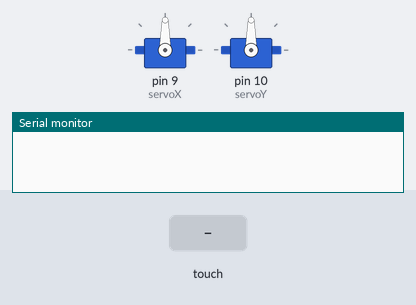
Simulated run of this sketch. Board: Arduino Uno, built with avr-gcc and run on an emulated ATmega328P. Shown: 2 × servo, the last lines printed to the serial monitor. The test bench sets the inputs (shaded band).

Above: at 1.2 s.
1.3 s: touch panel pressed at 38 % / 10 % of its raw x / y range
At 1.8 s:
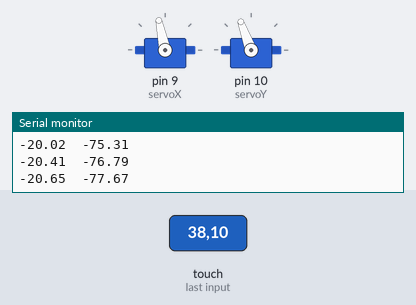
3.4 s: touch panel pressed at 62 % / 10 % of its raw x / y range
At 3.9 s:
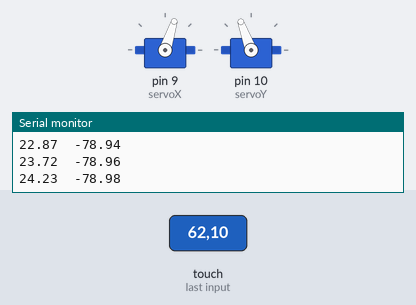
5.5 s: touch panel pressed at 13 % / 30 % of its raw x / y range
At 6.9 s:
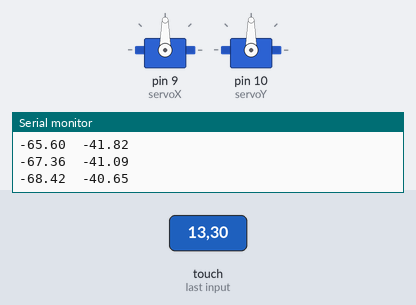
7.1 s: touch panel pressed at 38 % / 30 % of its raw x / y range
At 7.6 s:
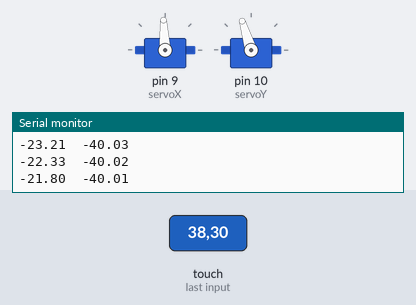
9.2 s: touch panel pressed at 13 % / 50 % of its raw x / y range
At 9.7 s:
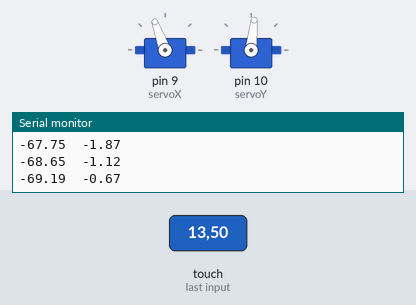
11.3 s: touch panel pressed at 38 % / 50 % of its raw x / y range
At 12.9 s:
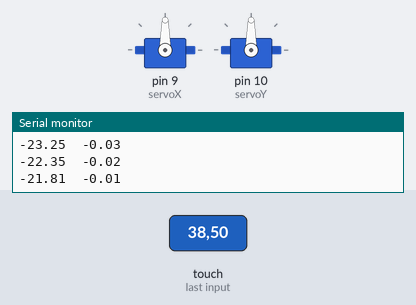
Timing chart, 0 to 13.9 s (numbered marks = the images above; inputs shaded):
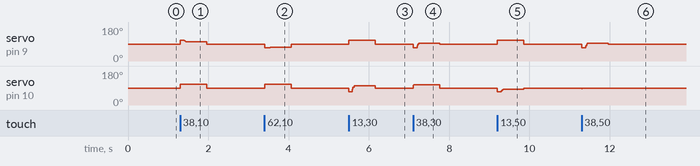

The sketch:

32_pid_ball_plate.ino
```cpp
/*
  المستوى المتطور — المشروع 2: نظام موازنة الكرة الذكي ثنائي المحور (PID Ball & Plate)
  كتاب: 38 مشروع في شهر — لؤي النصري (@robotlouay)

  المكتبة: "Adafruit TouchScreen"
  التوصيل (شاشة لمس مقاومة 4 أسلاك):
    Y+ → A1   X− → A2   X+ → Pin 7   Y− → Pin 6     (Y+ و X− يجب أن يكونا منافذ تماثلية)
    سيرفو المحور X → Pin 9    سيرفو المحور Y → Pin 10
    تغذية السيرفوهات: مصدر خارجي 5–6V + توحيد GND
  المعايرة: افتح Serial Monitor (115200)، حرّك الكرة إلى الحواف وسجّل أقل وأعلى قراءة
  لكل محور، ثم عدّل X_MIN..Y_MAX. بعدها اضبط Kp ثم Kd ثم Ki.
*/

#include <TouchScreen.h>
#include <Servo.h>

#define YP A1   // يجب أن يكون تماثلياً
#define XM A2   // يجب أن يكون تماثلياً
#define XP 7
#define YM 6
TouchScreen ts(XP, YP, XM, YM, 300);

Servo servoX, servoY;
const int X_CENTER_ANGLE = 90, Y_CENTER_ANGLE = 90;   // الزاوية التي يكون فيها اللوح مستوياً
const int TILT_LIMIT = 20;                            // أقصى ميلان ± درجة

const int X_MIN = 100, X_MAX = 920, Y_MIN = 90, Y_MAX = 930;   // حدود القراءة (بعد المعايرة)

// معاملات PID (نقطة بداية جيدة)
float Kp = 0.045, Ki = 0.0008, Kd = 0.025;

float setX = 0, setY = 0;              // الهدف: مركز اللوح (بالمليمتر النسبي)
float iX = 0, iY = 0, lastErrX = 0, lastErrY = 0;
float fx = 0, fy = 0;                  // موقع مُرشَّح
unsigned long lastT = 0, lastSeen = 0;

float pid(float err, float &integral, float &lastErr, float dt) {
  integral += err * dt;
  integral = constrain(integral, -2000, 2000);        // منع التراكم الزائد
  float derivative = (err - lastErr) / dt;
  lastErr = err;
  return Kp * err + Ki * integral + Kd * derivative;
}

void setup() {
  Serial.begin(115200);
  servoX.attach(9);
  servoY.attach(10);
  servoX.write(X_CENTER_ANGLE);
  servoY.write(Y_CENTER_ANGLE);
  lastT = millis();
}

void loop() {
  TSPoint p = ts.getPoint();
  pinMode(XM, OUTPUT); pinMode(YP, OUTPUT);            // إرجاع المنافذ بعد القراءة
  unsigned long now = millis();
  if (now - lastT < 20) return;                        // حلقة تحكم 50 مرة في الثانية
  float dt = (now - lastT) / 1000.0;
  lastT = now;

  if (p.z > 50) {                                      // الكرة على اللوح
    lastSeen = now;
    float x = map(p.x, X_MIN, X_MAX, -100, 100);       // -100..100 من المركز
    float y = map(p.y, Y_MIN, Y_MAX, -100, 100);
    fx = 0.6 * fx + 0.4 * x;                           // ترشيح بسيط للتشويش
    fy = 0.6 * fy + 0.4 * y;

    float outX = pid(setX - fx, iX, lastErrX, dt) * 10;
    float outY = pid(setY - fy, iY, lastErrY, dt) * 10;
    servoX.write(X_CENTER_ANGLE + constrain(outX, -TILT_LIMIT, TILT_LIMIT));
    servoY.write(Y_CENTER_ANGLE + constrain(outY, -TILT_LIMIT, TILT_LIMIT));

    Serial.print(fx); Serial.print('\t'); Serial.println(fy);  // للرسم في Serial Plotter
  } else if (now - lastSeen > 500) {                   // لا توجد كرة → لوح مستوٍ
    servoX.write(X_CENTER_ANGLE);
    servoY.write(Y_CENTER_ANGLE);
    iX = iY = 0;
  }
}
```

Measured:
- after the input at 1.3 s, servo on pin 9 (servoX): 90° → 110° at once, → 102° 0.10 s later, → 90° 0.56 s later; servo on pin 10 (servoY): 90° → 110° at once, → 90° 0.66 s later
- after the input at 3.4 s, servo on pin 9 (servoX): 90° → 70° at once, → 72° 0.14 s later, → 90° 0.52 s later; servo on pin 10 (servoY): 90° → 110° at once, → 90° 0.66 s later
- after the input at 5.5 s, servo on pin 9 (servoX): 90° → 110° at once, → 90° 0.66 s later; servo on pin 10 (servoY): 90° → 70° at once, → 102° 0.08 s later, → 90° 0.58 s later
- after the input at 7.1 s, servo on pin 9 (servoX): 90° → 70° at once, → 93° 0.10 s later, → 90° 0.56 s later; servo on pin 10 (servoY): 90° → 107° at once, → 90° 0.66 s later
- after the input at 9.2 s, servo on pin 9 (servoX): 90° → 110° at once, → 90° 0.66 s later; servo on pin 10 (servoY): 90° → 70° at once, → 84° 0.10 s later, → 90° 0.56 s later
- after the input at 11.3 s, servo on pin 9 (servoX): 90° → 70° at once, → 93° 0.10 s later, → 90° 0.56 s later; servo on pin 10 (servoY): 90° → 89° at once, → 90° 0.66 s later
